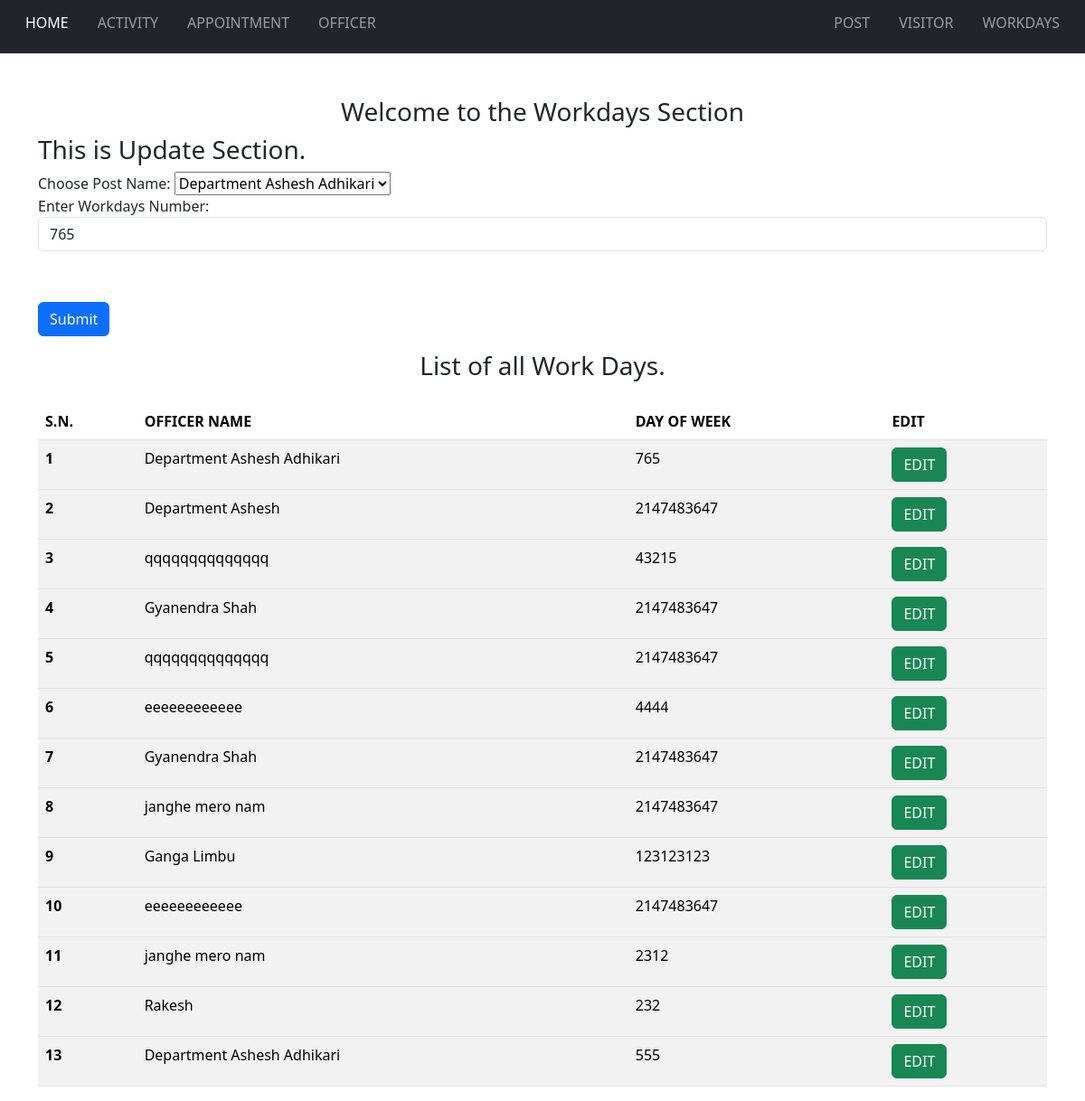
The page /workdays.php?workdays_edit=1&workdays_id=16 on the database its author committed.
### edit/edit-workdays.php (the view, shortened to what this page needs)
<h3>This is Update Section.</h3>
<?php
if (isset($_GET["workdays_edit"])) {
    $workdays_id = $_GET["workdays_id"];
    $sql_post = "select * from `table-workdays` where `workdays-id` = {$workdays_id}";
    $result_post = mysqli_query($con, $sql_post);
    $sql_dropdown = "SELECT `officer-id`, `officer-name` FROM `table-officer`";
    $result_dropdown = mysqli_query($con, $sql_dropdown);
    if (mysqli_num_rows($result_post) > 0) {
        while ($row = mysqli_fetch_array($result_post)) {
?>
            <form method="post">
                <label for="officer-id">Choose Post Name:</label>
                <select name="officer_id" id="officer-id">
                    <?php
                    if (mysqli_num_rows($result_dropdown) > 0) {
                        while ($rowX = mysqli_fetch_array($result_dropdown)) { ?>
                            <option value="<?php echo $rowX["officer-id"] ?>" <?php echo ($row["workdays-officerid"] == $rowX["officer-id"]) ? 'selected' : ''; ?>><?php echo $rowX['officer-name'] ?></option>
                        <?php
                        }
                        ?>
                </select>
                <div class="form-group">
                    <label>Enter Workdays Number: </label>
                    <input type="number" class="form-control mb-2" id="workdays-dayofweek" name="workdays_dayofweek" placeholder="Enter Workdays:" value ="<?php echo $row['workdays-dayofweek'] ?>" >
                </div>
                <br>
                <br>
                <button type="submit" name="workdays-update_btn" class="btn btn-primary">Submit</button>
            </form>
<?php
                    }
                }
            }
        }

### fetch/fetch-workdays.php (shortened to what this page needs)
<?php
$sql_post = "select `workdays-id`,`workdays-officerid`,`workdays-dayofweek`,`officer-name` from `table-workdays` JOIN `table-officer` ON `table-officer`.`officer-id`=`table-workdays`.`workdays-officerid` order by `workdays-id` desc;";
$result_post = mysqli_query($con, $sql_post);
$post_counter = 0;
if (mysqli_num_rows($result_post) > 0) {
    while ($row = mysqli_fetch_array($result_post)) {
 ?>
        <tbody>
            <tr>
                <th scope="row"><?php echo ++$post_counter ?></th>
                <td><?php echo $row["officer-name"]; ?></td>
                <td><?php echo $row["workdays-dayofweek"]; ?></td>
                <td><a href="workdays.php?workdays_edit=1&workdays_id=<?php echo $row["workdays-id"];?>" class="btn btn-success" name = "workdays_edit_button">EDIT</td>
            </tr>
        </tbody>
<?php
    }
} else {
    echo "This list is empty";
}
?>

### rows shown on the page
table-workdays: officer_id "Department Ashesh Adhikari", workdays_dayofweek "765", value "Department Ashesh Adhikari", value "765"
table-workdays: value "Department Ashesh", value "2147483647"
table-workdays: value "qqqqqqqqqqqqqq", value "43215"
table-workdays: value "Gyanendra Shah", value "2147483647"
table-workdays: value "qqqqqqqqqqqqqq", value "2147483647"
table-workdays: value "eeeeeeeeeeee", value "4444"
table-workdays: value "Gyanendra Shah", value "2147483647"
table-workdays: value "janghe mero nam", value "2147483647"
table-workdays: value "Ganga Limbu", value "123123123"
table-workdays: value "eeeeeeeeeeee", value "2147483647"
table-workdays: value "janghe mero nam", value "2312"
table-workdays: value "Rakesh", value "232"
table-workdays: value "Department Ashesh Adhikari", value "555"
